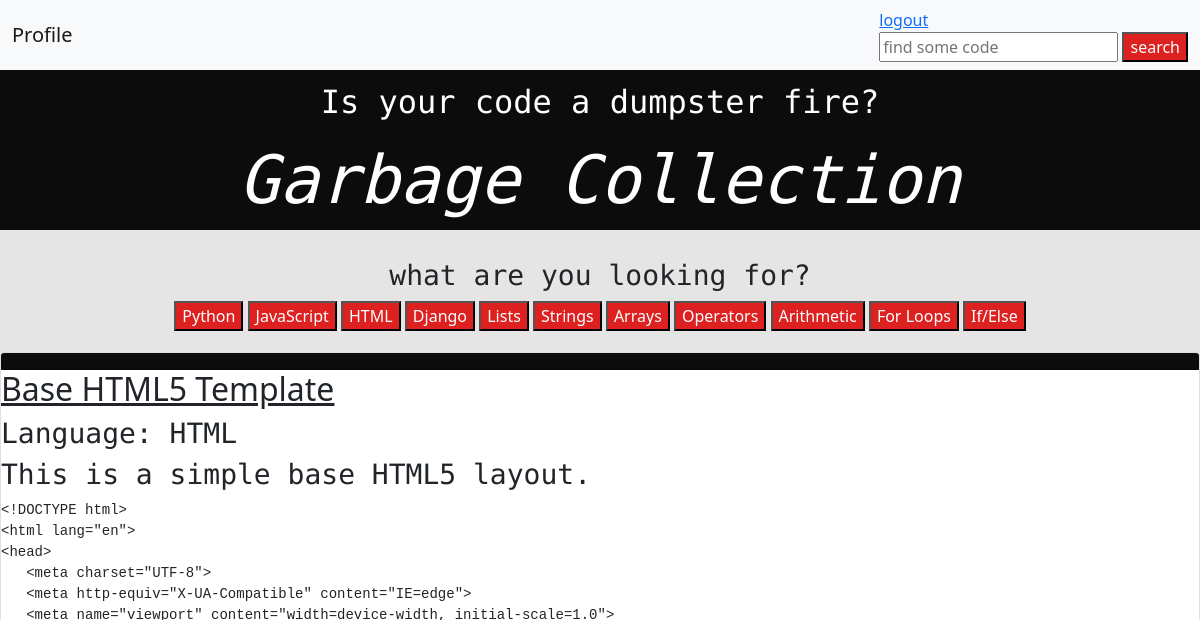
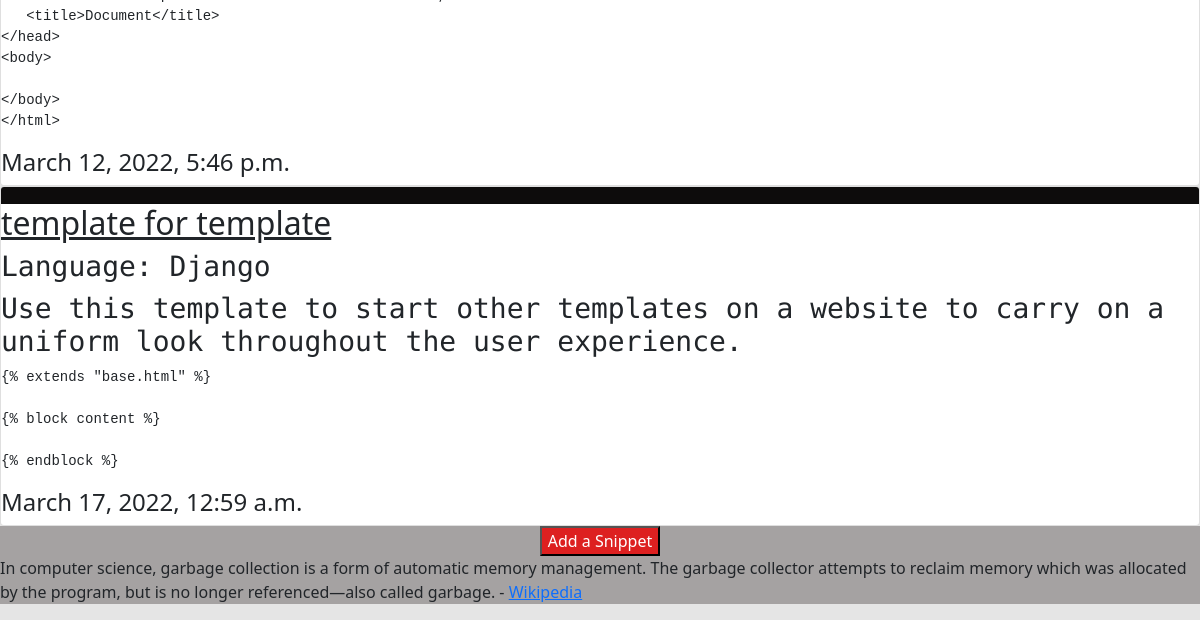
The app's page /index (signed in), older data (2 pictures, top to bottom).
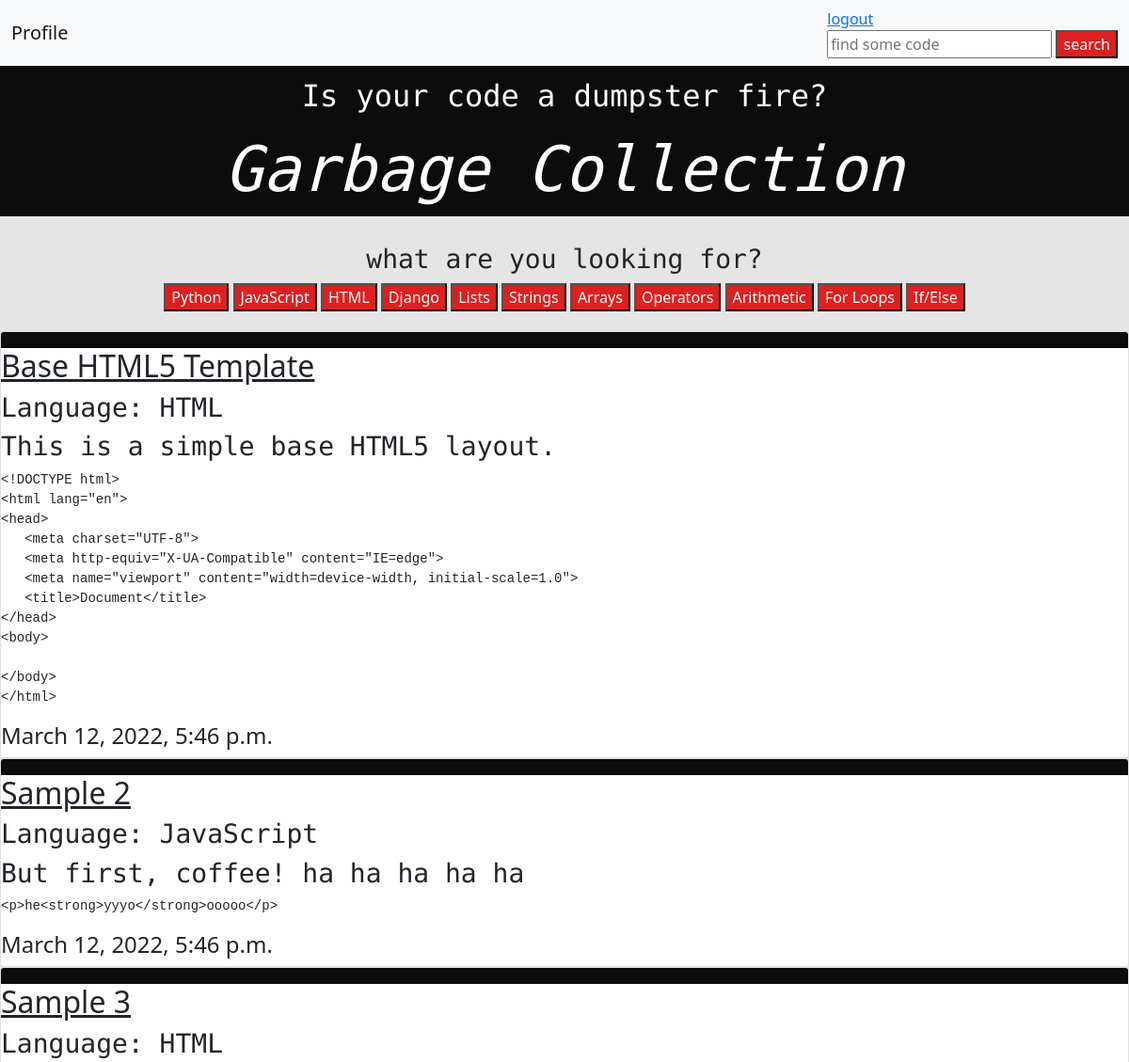
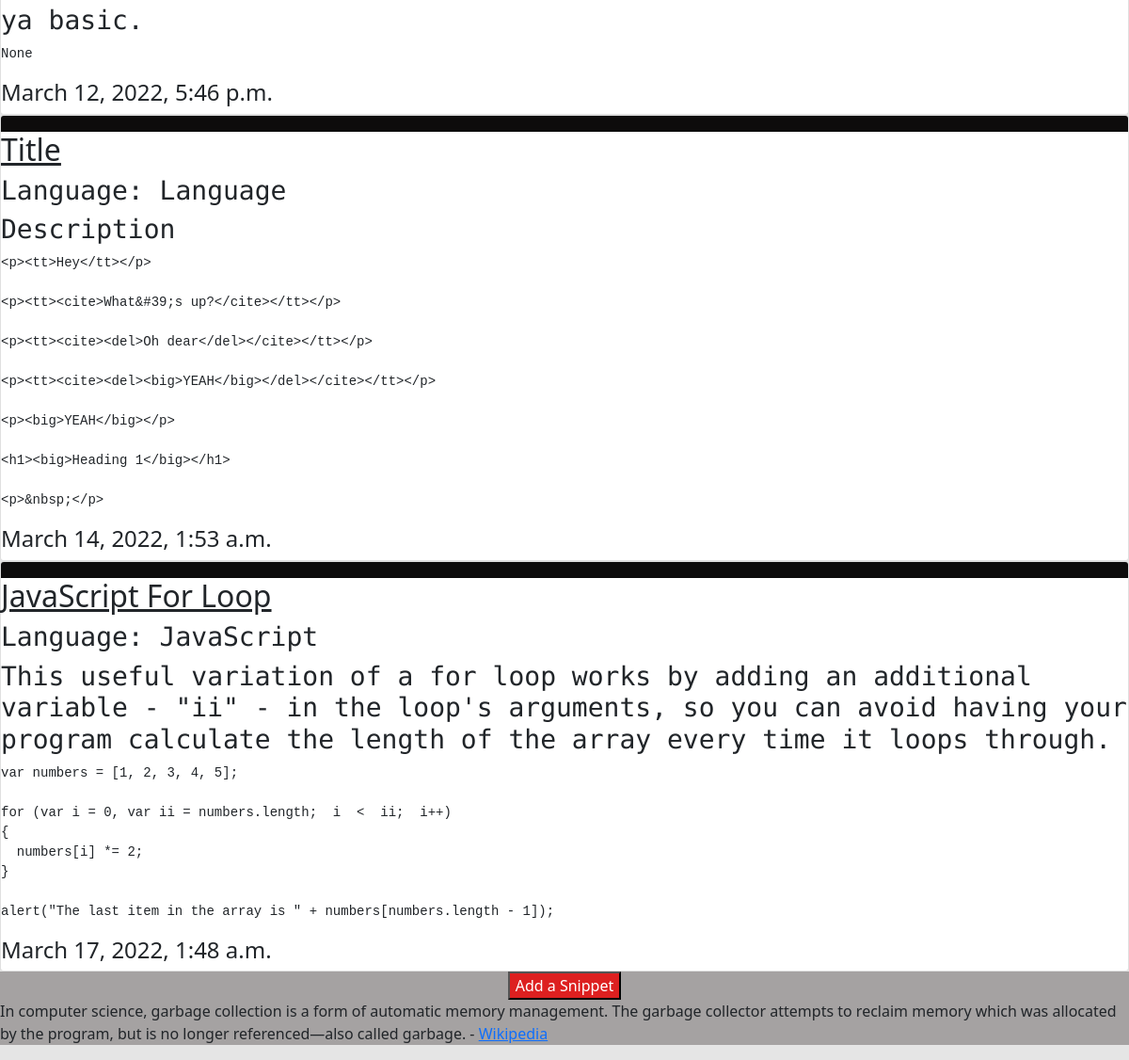
The same page, newer data (2 pictures, top to bottom).
### snippets/models.py (models this page shows, shortened)
class Category(models.Model):
    name = models.CharField(max_length=100)
    slug = models.SlugField(max_length=100, null=True, blank=True, unique=True)
    class Meta:
        verbose_name_plural = "categories"

class Snippet(models.Model):
    title = models.CharField(max_length=500)
    language = models.CharField(choices=languages, max_length=20, blank=True, null=True)
    category = models.ManyToManyField("Category", related_name="snippets", blank=True)
    description = models.TextField(max_length=1000, null=True, blank=True)
    code = models.TextField(max_length=2000, null=True, blank=True)
    created_at = models.DateTimeField(auto_now_add=True)
    created_by = models.ForeignKey(CustomUser, on_delete=models.SET_NULL, null=True, blank=True, related_name="snippets")
    public = models.BooleanField(default=False)
    og_snippet = models.ForeignKey(
        "self",
        on_delete=models.CASCADE,
        null=True,
        blank=True,
        related_name="snippet_copies",)
    copy_count = models.IntegerField(default=0)

### snippets/views.py (the view)
# urls.py: path('index', snippets_views.index, name="index"),
@login_required
def index(request):
    snippets = Snippet.objects.all()
    categories = Category.objects.all()
    return render(request, "index.html", {"snippets": snippets, "categories": categories})

### templates/index.html
{% extends "base.html" %}
{% load static %}
{% block content %}
<div class="button-question">
    <center><h3>what are you looking for?</h3></center>
    <div>
        <center>
        {% for category in categories %}
        <a href="{% url 'category' slug=category.slug %}"><button type="submit">{{ category.name }}</button></a>
        {% endfor %}
    </center>
    </div>
</div>
{% for snippet in snippets %}
<div class="card" class="column">
    <header class="card-header">
    </header>
        <h2><u><a href="{% url 'detail' pk=snippet.pk %}" class="text-decoration-none text-reset">{{ snippet.title }}</a></u></h2>
        <h3>Language: {{ snippet.language }}</h3>
        <h3>{{ snippet.description }}</h3>
        <pre><code>{{ snippet.code }}</code></pre>
        <h4>{{ snippet.created_at }}</h4>
</div>
{% endfor %}
{% endblock %}

### templates/base.html (shortened to what this page needs)
{% load static %}
<!DOCTYPE html>
<html lang="en">
    <head>
        <link rel="stylesheet" href="//cdn.jsdelivr.net/gh/highlightjs/cdn-release@11.2.0/build/styles/base16/atelier-seaside-light.min.css">
        <link rel="stylesheet" href="{% static 'main.css' %}">
        <link href="https://cdn.jsdelivr.net/npm/bootstrap@5.1.3/dist/css/bootstrap.min.css" rel="stylesheet">
    </head>
    <header>
        <div class="nav-header">
        <nav class="navbar sticky-top navbar-light bg-light is-fixed-top">
            <div class="container-fluid">
                <a class="navbar-brand" href="{% url 'profile' %}"> Profile </a>
                <div>
                    {% if user.is_authenticated %}
                    <a href={% url 'auth_logout' %}>logout</a>
                    {% else %}
                    <a href={% url 'registration_register' %}>register</a>
                    <a href={% url 'auth_login' %}>login</a>
                    {% endif %}
                    <form method=POST action="{% url 'search' %}">
                        <input type="search" placeholder="find some code" name="searched">
                        <button type="submit">search</button>
                    </form>
                </div>
            </div>
        </div>
    <div class="header-div">
        <a href={% url 'index' %} class="text-decoration-none text-reset">
            <div class="title-div">
        <h2><center>Is your code a dumpster fire?</center></h2>
            </div>
        <center><p><em>Garbage Collection</em></p></center></a>
    </div>
</header>
<body style="background-color: #e5e5e5">
    {% block content %}
    {% endblock %}
</body>
<footer class="site-footer" >
    <div><center>
        <a href={% url 'add' %}><button type="submit">Add a Snippet</button></a>
    </div></center>
    <p>In computer science, garbage collection is a form
        of automatic memory management. The garbage collector
        attempts to reclaim memory which was allocated by the program,
        but is no longer referenced—also called garbage.
        - <a href="https://en.wikipedia.org/wiki/Garbage_collection_(computer_science)">Wikipedia</a></p>
    </footer>
</html>

### static/main.css (style rules this page uses)
:root { color: #a5a2a2; }
header { background-color: #0d0c0c; }
.header-div { font-family: 'Ubuntu Mono', monospace; font-size: 50pt; text-decoration: none; padding-top: 10pt; background-color: #0d0c0c; color: #ffffff; }
header.card-header { background-color: #0d0c0c; }
.button-question { padding-top: 10pt; height: 80pt; }
h3 { font-family: 'Ubuntu Mono', monospace; }
button { color: #ffffff; background-color: #dd2020; }
footer { background-color: #a5a2a2; }

Row changes from the older to the newer data that the page shows:
removed Snippet: title "template for template", language "Django", description "Use this template to start other templates on a website to carry on a uniform look throughout the user experience.", code "{% extends \"base.html\" %} {% block content %} {% endblock %}", created_at "March 17, 2022, 12:59 a.m."
added Snippet: title "Sample 2", language "JavaScript", description "But first, coffee! ha ha ha ha ha", code "<p>he<strong>yyyo</strong>ooooo</p>", created_at "March 12, 2022, 5:46 p.m."
added Snippet: title "Sample 3", language "HTML", description "ya basic.", code "None", created_at "March 12, 2022, 5:46 p.m."
added Snippet: title "Title", language "Language", description "Description", code "<p><tt>Hey</tt></p> <p><tt><cite>What&#39;s up?</cite></tt></p> <p><tt><cite><del>Oh dear</del></cite></tt></p> <p><tt><cite><del><big>YEAH</big></del></cite></tt></p> <p><big>YEAH</big></p> <h1><big>Heading 1</big></h1> <p>&nbsp;</p>", created_at "March 14, 2022, 1:53 a.m."
added Snippet: title "JavaScript For Loop", language "JavaScript", description "This useful variation of a for loop works by adding an additional variable - \"ii\" - in the loop's arguments, so you can avoid having your program calculate the length of the array every time it loops through.", code "var numbers = [1, 2, 3, 4, 5]; for (var i = 0, var ii = numbers.length; i < ii; i++) { numbers[i] *= 2; } alert(\"The last item in the array is \" + numbers[numbers.length - 1]);", created_at "March 17, 2022, 1:48 a.m."
